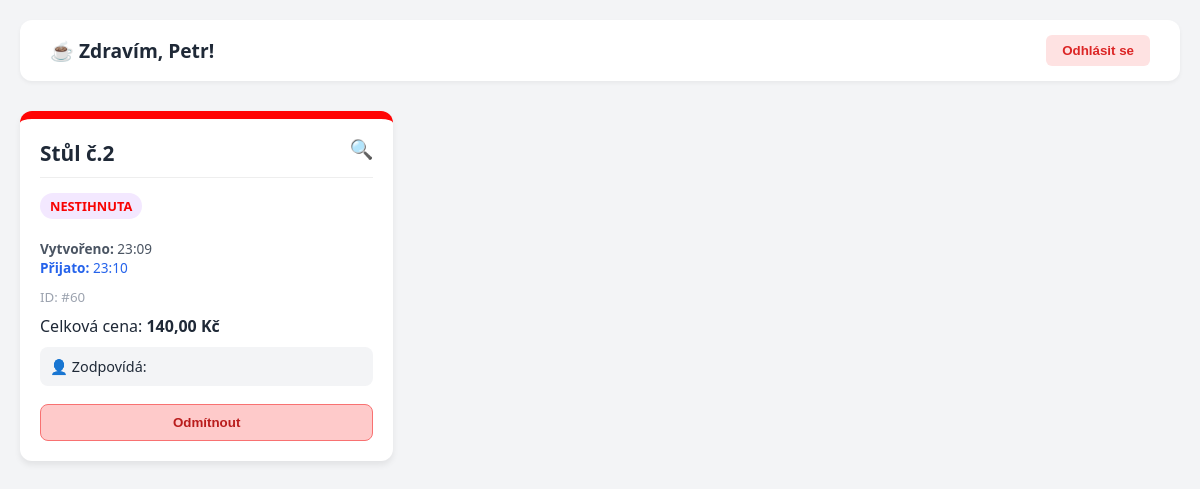
/orders/ (signed in), run on the app's committed database.
### OrderSystem/models.py (models this page shows, shortened)
class Employee(AbstractUser):
    class Meta:
        verbose_name = "Zaměstnanec"
        verbose_name_plural = "Zaměstnanci"
    first_name = models.CharField("Jméno", max_length=150, blank=True)
    last_name = models.CharField("Příjmení", max_length=150, blank=True)

class Order(models.Model):
    class Meta:
        verbose_name = "Objednávka"
        verbose_name_plural = "Objednávky"
    class Status(models.TextChoices):
        UNACCEPTED = "Nepřijata"
        ACCEPTED = "Přijata"
        COMPLETED = "Dokončena"
    order_id = models.BigAutoField(primary_key=True)
    table_id = models.ForeignKey(Table, on_delete=models.CASCADE)
    order_time = models.DateTimeField(auto_now_add=True, verbose_name="Čas vytvoření objednávky")
    accepted_time = models.DateTimeField(null=True, blank=True, verbose_name="Čas přijetí objednávky")
    completed_time = models.DateTimeField(null=True, blank=True, verbose_name="Čas dokončení objednávky")
    late_accept = models.BooleanField(default=False, verbose_name="Objednávka nepřijata včas")
    late_completion = models.BooleanField(default=False,verbose_name="Objednávka nedokončena včas")
    assigned_employee = models.ForeignKey(
        Employee,
        on_delete=models.CASCADE,
        null=True,
        blank=True,
        verbose_name="Zaměstnanec"
    )
    order_status = models.CharField(
        max_length=100,
        choices=Status.choices,
        default=Status.UNACCEPTED,
        verbose_name="Stav objednávky",
    )
    declined_by = models.ManyToManyField(Employee, blank=True, related_name='declined_orders')
    def get_actual_order_status(self) -> str:
        now = timezone.now()
        if self.order_status == self.Status.COMPLETED:
            return self.order_status
        if self.order_status == self.Status.UNACCEPTED:
            if now >= self.order_time + timedelta(minutes=10):
                if not self.late_accept:
                    self.late_accept = True
                    self.save()
                return 'Propásla'
        elif self.order_status == self.Status.ACCEPTED and self.accepted_time:
            if now >= self.accepted_time + timedelta(minutes=15):
                if not self.late_completion:
                    self.late_completion = True
                    self.save()
                return 'Nestihnuta'
        return self.order_status
    def get_total_order_price(self):
        return sum(item.total_item_price() for item in self.items.all())

class Table(models.Model):
    class Meta:
        verbose_name = "Stůl"
        verbose_name_plural = "Stoly"
    table_name = models.CharField(
        max_length=100,
        verbose_name="Název/Číslo stolu",
        unique=True
    )

class OrderItem(models.Model):
    class Meta:
        verbose_name_plural = "Souhrn objednávky"
    order = models.ForeignKey(
        Order,
        on_delete=models.CASCADE,
        related_name='items'
    )
    item = models.ForeignKey(MenuItem, on_delete=models.CASCADE)
    quantity = models.PositiveIntegerField(
        default=1,
        validators=[MinValueValidator(1), MaxValueValidator(99)],
    )
    def total_item_price(self):
        return self.quantity * self.item.price

class MenuItem(models.Model):
    class Meta:
        verbose_name = "Položka v menu"
        verbose_name_plural = "Položky v menu"
    class Category(models.TextChoices):
        TEA = "Čaj"
        COFFEE = "Káva"
        DESSERTS = "Zákusky"
    item_name = models.CharField(
        max_length=100,
        verbose_name="Položka",
        unique=True
    )
    price = models.DecimalField(
        max_digits=5,
        decimal_places=2,
        verbose_name="Cena"
    )
    category = models.CharField(
        max_length=100,
        choices=Category.choices,
        default=Category.TEA,
    )

### OrderSystem/views.py (the view)
# urls.py: path('orders/', EmployeeOrderDashboardView.as_view(), name='orders_dashboard'),
@method_decorator(login_required, name='dispatch')
class EmployeeOrderDashboardView(ListView):
    model = Order
    template_name = 'EmployeeOrderDashboard.html'
    context_object_name = 'orders'
    def get_queryset(self):
        current_employee = self.request.user
        return Order.objects.exclude(order_status=Order.Status.COMPLETED).exclude(
            declined_by=current_employee).order_by('order_time')

### templates/EmployeeOrderDashboard.html (shortened to what this page needs)
<!DOCTYPE html>
<html lang="cs">
<head>
    {% load static %}
    <link rel="stylesheet" href="{% static 'order_dashboard.css' %}">
</head>
<body>
<header class="header">
    <div class="user-greeting">☕ Zdravím, {{ user.first_name|default:user.username }}!</div>
    <form method="post" action="{% url 'logout' %}">
        <button type="submit" class="logout-btn">Odhlásit se</button>
    </form>
</header>
<div class="order-grid">
    {% for o in orders %}
    <div id="order-card-{{ o.order_id }}" class="order-card status-{{ o.get_actual_order_status }}">
        <div class="card-header">
            <span class="table-name">{{ o.table_id.table_name }}</span>
            <a target="_blank" style="text-decoration: none" href="{% url 'order_detail' o.order_id %}"
               class="detail-link" title="Zobrazit detail objednávky">
                🔍
            </a>
        </div>
        <div class="status-badge badge-{{ o.get_actual_order_status }}">
        </div>
        <div class="order-details">
            <div style="font-size: 0.85rem; color: #4b5563; margin-top: 5px;">
                <div><strong>Vytvořeno:</strong> {{ o.order_time|date:"H:i" }}</div>
                {% if o.accepted_time %}
                <div style="color: var(--primary);">
                    <strong>Přijato:</strong> {{ o.accepted_time|date:"H:i" }}
                </div>
                {% endif %}
            </div>
            <div style="margin-top: 8px;">
                <small style="color: #9ca3af;">ID: #{{ o.order_id }}</small>
            </div>
            <div style="margin-top: 8px;">
                Celková cena: <b>{{o.get_total_order_price}} Kč</b>
            </div>
        </div>
        <div class="actions">
            {% if o.order_status == "Nepřijata" %}
            <form method="post" action="{% url 'order_accept' o.order_id %}">
                {% csrf_token %}
                <button type="submit" class="btn-action btn-accept">Přijmout</button>
            </form>
            {% elif o.order_status == "Přijata" %}
            {% if o.assigned_employee == user %}
            <form style="margin-top:40px" method="post" action="{% url 'order_complete' o.order_id %}">
                {% csrf_token %}
                <button type="submit" class="btn-action btn-complete">Označit jako hotové</button>
            </form>
            {% else %}
            <div style="background: #f3f4f6; padding: 10px; border-radius: 8px; margin: 10px 0; font-size: 0.9rem;">
                👤 Zodpovídá: <strong>{{ o.assigned_employee.first_name }} {{o.assigned_employee.last_name}}</strong>
            </div>
            {% endif %}
            {% endif %}
            <form method="post" action="{% url 'order_reject' o.order_id %}">
                {% if o.assigned_employee == user %}
                {% else %}
                <button type="submit" class="btn-action"
                        style="background-color: #fecaca; color: #b91c1c; margin-top: 8px; border: 1px solid #f87171;">
                    Odmítnout
                </button>
                {% endif %}
            </form>
        </div>
    </div>
    {% empty %}
    <div class="empty-state">
        📭 <b>Žádné aktivní objednávky. Můžeš si dát kávu!</b>
    </div>
    {% endfor %}
</div>
</body>
</html>

### static/order_dashboard.css (style rules this page uses)
:root { --bg: #f3f4f6; --card-white: #ffffff; --primary: #2563eb; --danger: #ff4900; --warning: #7c7c7c; --success: #10b981; --text-dark: #1f2937; }
body { font-family: 'Segoe UI', sans-serif; background-color: var(--bg); color: var(--text-dark); margin: 0; padding: 20px; }
.header { display: flex; justify-content: space-between; align-items: center; background: var(--card-white); padding: 15px 30px; border-radius: 12px; box-shadow: 0 2px 4px rgba(0, 0, 0, 0.05); margin-bottom: 30px; }
.user-greeting { font-size: 1.2rem; font-weight: 600; }
.logout-btn { background: #fee2e2; color: #dc2626; border: none; padding: 8px 16px; border-radius: 6px; cursor: pointer; font-weight: 600; }
.order-grid { display: grid; grid-template-columns: repeat(auto-fill, minmax(300px, 1fr)); gap: 20px; }
.order-card { background: var(--card-white); border-radius: 12px; padding: 20px; box-shadow: 0 4px 6px rgba(0, 0, 0, 0.07); border-top: 8px solid #ccc; transition: all 0.3s ease; position: relative; }
.status-Nestihnuta { border-top-color: #ff0404; }
.card-header { display: flex; justify-content: space-between; margin-bottom: 15px; border-bottom: 1px solid #eee; padding-bottom: 10px; }
.table-name { font-size: 1.3rem; font-weight: bold; }
.status-badge { display: inline-block; padding: 4px 10px; border-radius: 20px; font-size: 0.8rem; font-weight: bold; text-transform: uppercase; margin-bottom: 15px; }
.badge-Nestihnuta { background: #f3e8ff; color: #f80303; }
.btn-action { width: 100%; padding: 10px; border: none; border-radius: 8px; font-weight: bold; cursor: pointer; margin-top: 10px; transition: opacity 0.2s; }
.detail-link { position: absolute; top: 15px; right: 15px; text-decoration: none; font-size: 1.2rem; padding: 5px; border-radius: 6px; transition: background-color 0.2s; line-height: 1; }

### data on the page
Employee: first_name "Petr"
Order: table_id.table_name "Stůl č.2", order_time "23:09", accepted_time "23:10", order_id "60", get_total_order_price "140,00", shows "Odmítnout"
